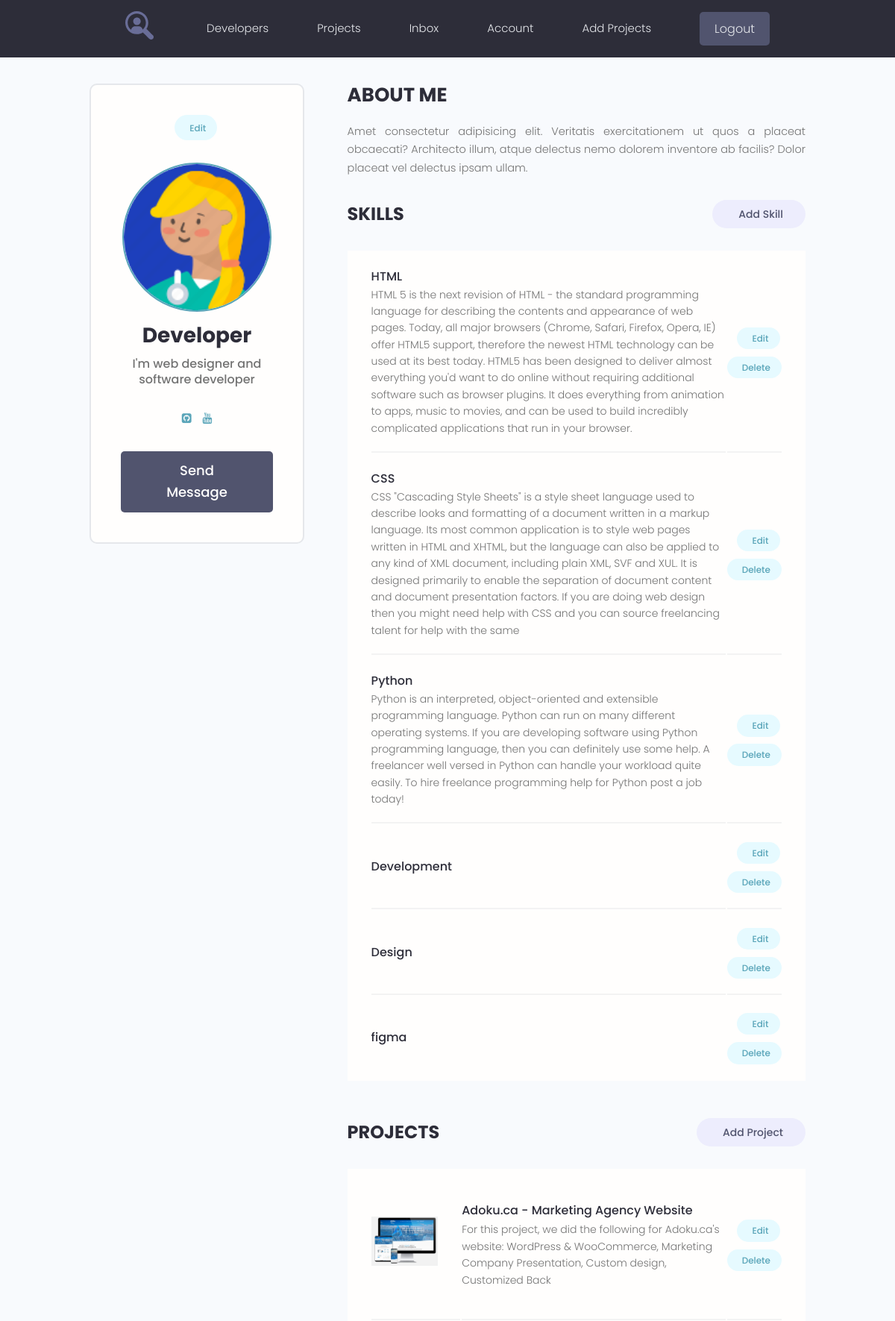
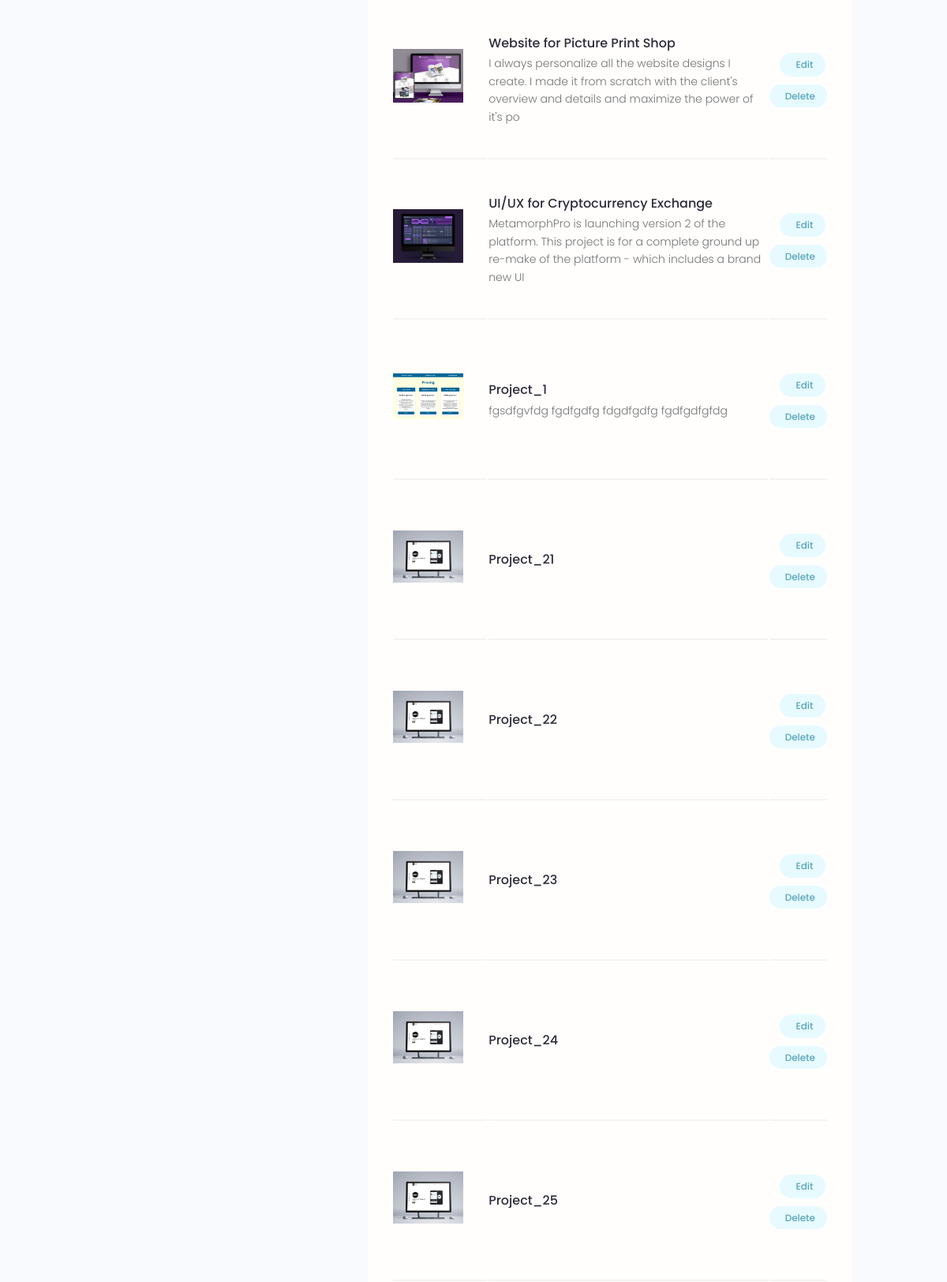
The app's page /account/ (signed in, upper part) with its own data (2 pictures, top to bottom).
### users/models.py (models this page shows, shortened)
class Profile(models.Model):
    user = models.OneToOneField(User, on_delete=models.CASCADE, blank=True, null=True)
    name = models.CharField(max_length=200, blank=True, null=True)
    email = models.EmailField(max_length=200, blank=True, null=True)
    username = models.CharField(max_length=200, blank=True, null=True)
    short_info = models.CharField(max_length=200, blank=True, null=True)
    bio = models.TextField(blank=True, null=True)
    profile_image = models.ImageField(upload_to="profiles/", default='profiles/user-default.png')
    social_github = models.CharField(max_length=200, blank=True, null=True)
    social_youtube = models.CharField(max_length=200, blank=True, null=True)
    social_website = models.CharField(max_length=200, blank=True, null=True)
    created = models.DateTimeField(auto_now_add=True)

class Skill(models.Model):
    owner = models.ForeignKey(Profile, on_delete=models.CASCADE, blank=True, null=True)
    name = models.CharField(max_length=200, blank=True, null=True)
    description = models.TextField(blank=True, null=True)
    created = models.DateTimeField(auto_now_add=True)

### projects/models.py (models this page shows, shortened)
class Project(models.Model):
    owner = models.ForeignKey(Profile, on_delete=models.SET_NULL, blank=True, null=True)
    title = models.CharField(max_length=200)
    description = models.TextField(blank=True, null=True)
    featured_image = models.ImageField(upload_to="projects/%Y/%m/%d/", default="default.jpg")
    demo_link = models.CharField(max_length=200, blank=True, null=True)
    source_link = models.CharField(max_length=200, blank=True, null=True)
    tags = models.ManyToManyField('Tag', blank=True)
    vote_total = models.IntegerField(default=0)
    vote_ratio = models.IntegerField(default=0)
    created = models.DateTimeField(auto_now_add=True)
    class Meta:
        ordering = ["-vote_ratio", "-vote_total", "title"]

### users/views.py (the view)
# urls.py: path('account/', views.user_account, name="account"),
@login_required(login_url='login')
def user_account(request):
    prof = request.user.profile
    skills = prof.skill_set.all()
    projects = prof.project_set.all()
    context = {
        'profile': prof,
        'skills': skills,
        'projects': projects
    }
    return render(request, 'users/account.html', context)

### users/templates/users/account.html (shortened to what this page needs)
{% extends 'projects/base.html' %}
{% block content %}
  <main class="settingsPage profile my-md">
    <div class="container">
      <div class="layout">
        <div class="column column--1of3">
          <div class="card text-center">
            <div class="card__body dev">
              <a class="tag tag--pill tag--main settings__btn" href="{% url 'edit-account' %}"> Edit</a>
              <img class="avatar avatar--xl dev__avatar" src="{{ profile.profile_image.url }}" />
              <h2 class="dev__name">{{ profile.name }}</h2>
              <p class="dev__title">{{ profile.short_info }}</p>
               <ul class="dev__social">
                {% if profile.social_github %}
                <li>
                  <a title="Github" href="{{ profile.social_github }}" target="_blank"><i class="fa fa-github-square"></i></a>
                </li>
                {% endif %}
                {% if profile.social_youtube %}
                <li>
                  <a title="Youtube" href="{{ profile.social_youtube }}" target="_blank"><i class="fa fa-youtube"></i></a>
                </li>
                {% endif %}
              </ul>
              <a href="#" class="btn btn--sub btn--lg">Send Message </a>
            </div>
          </div>
        </div>
        <div class="column column--2of3">
          <div class="devInfo">
            <h3 class="devInfo__title">About Me</h3>
            <p class="devInfo__about">
             {{ profile.bio }}
            </p>
          </div>
          <div class="settings">
            <h3 class="settings__title">Skills</h3>
            <a class="tag tag--pill tag--sub settings__btn tag--lg" href="{% url 'create-skill' %}"> Add
              Skill</a>
          </div>
          <table class="settings__table">
            {% for skill in skills %}
            <tr>
              <td class="settings__tableInfo">
                <h4>{{ skill.name }}</h4>
                <p>
                  {{ skill.description }}
                </p>
              </td>
              <td class="settings__tableActions">
                <a class="tag tag--pill tag--main settings__btn" href="{% url 'update-skill' skill.id %}"> Edit</a>
                <a class="tag tag--pill tag--main settings__btn" href="{% url 'delete-skill' skill.id %}">
                  Delete</a>
              </td>
            </tr>
            {% endfor %}
          </table>
          <div class="settings">
            <h3 class="settings__title">Projects</h3>
            <a class="tag tag--pill tag--sub settings__btn tag--lg" href="{% url 'create-project' %}"> Add
              Project</a>
          </div>
          <table class="settings__table">
            {% for project in projects %}
            <tr>
              <td class="settings__thumbnail">
                <a href="{% url 'project' project.id %}"><img src="{{ project.featured_image.url }}"
                                                          alt="Project Thumbnail" /></a>
              </td>
              <td class="settings__tableInfo">
                <a href="{% url 'project' project.id %}">{{ project.title }}</a>
                <p>
                  {{ project.description|slice:"150" }}
                </p>
              </td>
              <td class="settings__tableActions">
                <a class="tag tag--pill tag--main settings__btn" href="{% url 'update-project' project.id %}"> Edit</a>
                <a class="tag tag--pill tag--main settings__btn" href="{% url 'delete-project' project.id %}">
                  Delete</a>
              </td>
            </tr>
            {% endfor %}
          </table>
        </div>
      </div>
    </div>
  </main>
{% endblock %}

### projects/static/styles/app.css (style rules this page uses)
:root { --color-sub: #2d2d39; }
.btn--sub { background-color: var(--color-sub-light); }
.card { border: 2px solid var(--color-light); }
img { width: 100%; }
.profile .card > .dev { padding: 4rem; }
.dev__avatar { display: block; margin: auto; }
.dev__name { color: var(--color-sub); font-size: 2.8rem; font-weight: 700; margin-top: 1rem; margin-bottom: 0.5rem; }
.dev__title { font-size: 1.6rem; font-weight: 500; line-height: 1.3; }
.dev__social { margin: 3rem 0; list-style: none; display: flex; justify-content: center; gap: 1.5rem; }
.devInfo { margin-bottom: 3rem; }
.devInfo__title, .devInfo__subtitle { font-size: 2.6rem; color: var(--color-sub); text-transform: uppercase; font-weight: 700; margin-bottom: 1.5rem; }
.devInfo__about, .devSkill__info { font-size: 1.45rem; line-height: 1.7; text-align: justify; }
.settingsPage .dev > .settings__btn { display: inline-block; margin-bottom: 3rem; }
.settings { display: flex; justify-content: space-between; align-items: center; }
.settings__title { font-size: 2.4rem; text-transform: uppercase; font-weight: 700; color: var(--color-sub); }
.settings__table { margin-top: 3rem; margin-bottom: 5rem; padding: 0 3rem; background: var(--color-white); }
.settings__table tr { width: 100%; }
.settings__table tr > td { padding: 2rem 0; }
.settings__table tr:not(:last-child) td { border-bottom: 2px solid var(--color-white-light); }
.settings__thumbnail { width: 23%; min-width: 10rem; }
.settings__thumbnail img { padding-right: 3rem; height: 15rem; object-fit: contain; }
.settings__tableInfo { width: 100%; }
.settings__tableInfo h4, .settings__tableInfo a { padding-right: 1rem; width: auto; font-size: 1.6rem; font-weight: 500; color: var(--color-sub); }
.settings__tableInfo p { font-size: 1.4rem; }
.settings__tableActions { text-align: right; }

### projects/static/uikit/styles/modules/_variables.css (style rules this page uses)
:root { --color-main: #5aa5b9; --color-main-light: #e6faff; --color-sub: #3f4156; --color-sub-light: #51546e; --color-sub-lighter: #ededfd; --color-text: #737373; --color-gray: #8b8b8b; --color-light: #e5e7eb; --color-light-gray: #767676; --color-bg: #f8fafd; --color-white: #fffefd; --color-white-light: #f3f3f3; --color-success: #359e64; --color-success-bg: #def8e8; --color-error: #fc4b0b; --color-error-bg: #fff2ee; --font-base: 'Poppins', arial, helvetica, 'Segoe UI', roboto, ubuntu, sans-serif; --font-monospace: 'Fira Code', 'Courier New', courier, monospace; --font-regular: 300; --font-medium: 500; --font-bold: 700; --generic-shadow: 1px 1px 5px #00000010; --generic-transition: all 0.3s ease-in-out; }

### projects/static/uikit/styles/modules/_base.css (style rules this page uses)
* { margin: 0; padding: 0; box-sizing: border-box; text-rendering: optimizeLegibility; color: inherit; font-size: inherit; }
html { font-size: 50%; }
@media only screen and (min-width: 480px) { html { font-size: 56.25%; } }
@media only screen and (min-width: 1200px) { html { font-size: 62.5%; } }
body { line-height: 1.6; font-weight: 400; font-size: 1.5rem; color: var(--color-text); background-color: var(--color-bg); min-height: 100vh; }

### projects/static/uikit/styles/modules/_typography.css (style rules this page uses)
* { font-family: var(--font-base); }
h2 { font-size: 3.6rem; font-weight: var(--font-bold); }
h3 { font-size: 3.2rem; font-weight: var(--font-medium); }
h4 { font-size: 2.8rem; font-weight: var(--font-medium); }
p, span, strong { font-size: 1.6rem; color: var(--color-text); font-weight: var(--font-regular); }
a { padding-bottom: 2px; text-decoration: none; display: inline-block; color: var(--color-main); font-weight: var(--font-medium); }

### projects/static/uikit/styles/modules/_utilities.css (style rules this page uses)
.container { width: 92%; max-width: 165rem; margin: 0 auto; box-sizing: border-box; }
@media screen and (min-width: 1000px) { .container { width: 90%; } }
@media screen and (min-width: 1200px) { .container { width: 80%; } }
.text-center { text-align: center; }
.my-md { margin: 3rem auto; }

### projects/static/uikit/styles/modules/_avatar.css (style rules this page uses)
.avatar { border-radius: 50%; border: 2px solid var(--color-main); object-fit: cover; }
.avatar--xl { height: 20rem; width: 20rem; }

### projects/static/uikit/styles/modules/_card.css (style rules this page uses)
.card { border-radius: 1rem; background-color: var(--color-white); border: 1.5px solid var(--color-light); width: auto; height: auto; margin-top: 0.5rem; margin-bottom: 0.5rem; overflow: hidden; }
.card__body, .card__header { padding: 2rem 2.5rem; }

### projects/static/uikit/styles/modules/_layout.css (style rules this page uses)
.layout { display: flex; flex-flow: row wrap; justify-content: space-between; }
.layout > .column { margin-bottom: 3rem; }
.layout > .column.column--1of3 { flex-basis: 30%; }
.layout > .column.column--2of3 { flex-basis: 64%; }

### records on screen
Profile: profile_image (picture), name "Developer", short_info "I'm web designer and software developer", bio "Amet consectetur adipisicing elit. Veritatis exercitationem ut quos a placeat obcaecati? Architecto illum, atque delectus nemo dolorem inventore ab facilis? Dolor placeat vel delectus ipsam ullam."
Skill: name "HTML", description "HTML 5 is the next revision of HTML - the standard programming language for describing the contents and appearance of web pages. Today, all major browsers (Chrome, Safari, Firefox, Opera, IE) offer HTML5 support, therefore the newest HTML technology can be used at its best today. HTML5 has been designed to deliver almost everything you'd want to do online without requiring additional software such as browser plugins. It does everything from animation to apps, music to movies, and can be used to build incredibly complicated applications that run in your browser."
Skill: name "CSS", description "CSS \"Cascading Style Sheets\" is a style sheet language used to describe looks and formatting of a document written in a markup language. Its most common application is to style web pages written in HTML and XHTML, but the language can also be applied to any kind of XML document, including plain XML, SVF and XUL. It is designed primarily to enable the separation of document content and document presentation factors. If you are doing web design then you might need help with CSS and you can source freelancing talent for help with the same"
Skill: name "Python", description "Python is an interpreted, object-oriented and extensible programming language. Python can run on many different operating systems. If you are developing software using Python programming language, then you can definitely use some help. A freelancer well versed in Python can handle your workload quite easily. To hire freelance programming help for Python post a job today!"
Skill: name "Development"
Skill: name "Design"
Skill: name "figma"
Project: featured_image (picture), title "Adoku.ca - Marketing Agency Website", description "For this project, we did the following for Adoku.ca's website: WordPress & WooCommerce, Marketing Company Presentation, Custom design, Customized Back"
Project: featured_image (picture), title "Website for Picture Print Shop", description "I always personalize all the website designs I create. I made it from scratch with the client's overview and details and maximize the power of it's po"
Project: featured_image (picture), title "UI/UX for Cryptocurrency Exchange", description "MetamorphPro is launching version 2 of the platform. This project is for a complete ground up re-make of the platform - which includes a brand new UI"
Project: featured_image (picture), title "Project_1", description "fgsdfgvfdg fgdfgdfg fdgdfgdfg fgdfgdfgfdg"
Project: featured_image (placeholder picture), title "Project_21"
Project: featured_image (placeholder picture), title "Project_22"
Project: featured_image (placeholder picture), title "Project_23"
Project: featured_image (placeholder picture), title "Project_24"
Project: featured_image (placeholder picture), title "Project_25"
